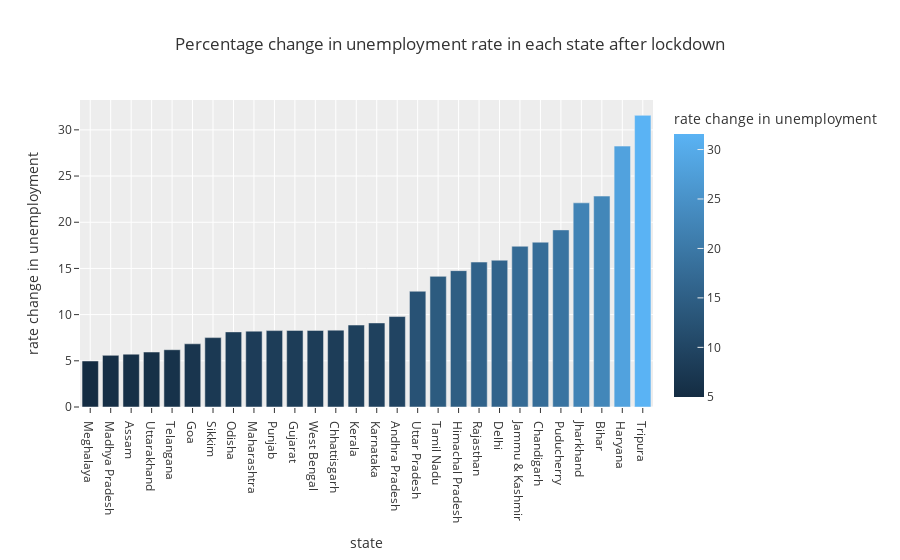

The notebook cell saved with this chart:
### Code cell
import plotly.express as px

fig = px.bar(lockdown, x='state', y='rate change in unemployment', color='rate change in unemployment',
             title='Percentage change in unemployment rate in each state after lockdown', template='ggplot2')
fig.update_layout(xaxis={'categoryorder':'total ascending'})
fig.show()

### Figure 1 — Plotly figure (JSON) as saved in the notebook; plotly's stock layout.template omitted (floating-point values rounded to 4 significant figures)
{"data": [{"alignmentgroup": "True", "hovertemplate": "state=%{x}<br>rate change in unemployment=%{marker.color}<extra></extra>", "legendgroup": "", "marker": {"color": [9.79, 5.72, 22.83, 17.84, 8.32, 15.89, 6.84, 8.29, 28.24, 14.76, 17.4, 22.1, 9.1, 8.87, 5.59, 8.21, 4.98, 8.13, 19.17, 8.27, 15.69, 7.51, 14.14, 6.2, 31.57, 12.53, 5.95, 8.29], "coloraxis": "coloraxis", "pattern": {"shape": ""}}, "name": "", "offsetgroup": "", "orientation": "v", "showlegend": false, "textposition": "auto", "type": "bar", "x": ["Andhra Pradesh", "Assam", "Bihar", "Chandigarh", "Chhattisgarh", "Delhi", "Goa", "Gujarat", "Haryana", "Himachal Pradesh", "Jammu & Kashmir", "Jharkhand", "Karnataka", "Kerala", "Madhya Pradesh", "Maharashtra", "Meghalaya", "Odisha", "Puducherry", "Punjab", "Rajasthan", "Sikkim", "Tamil Nadu", "Telangana", "Tripura", "Uttar Pradesh", "Uttarakhand", "West Bengal"], "xaxis": "x", "y": [9.79, 5.72, 22.83, 17.84, 8.32, 15.89, 6.84, 8.29, 28.24, 14.76, 17.4, 22.1, 9.1, 8.87, 5.59, 8.21, 4.98, 8.13, 19.17, 8.27, 15.69, 7.51, 14.14, 6.2, 31.57, 12.53, 5.95, 8.29], "yaxis": "y"}], "layout": {"barmode": "relative", "coloraxis": {"colorbar": {"title": {"text": "rate change in unemployment"}}, "colorscale": [[0, "rgb(20,44,66)"], [1, "rgb(90,179,244)"]]}, "legend": {"tracegroupgap": 0}, "title": {"text": "Percentage change in unemployment rate in each state after lockdown"}, "xaxis": {"anchor": "y", "categoryorder": "total ascending", "domain": [0, 1], "title": {"text": "state"}}, "yaxis": {"anchor": "x", "domain": [0, 1], "title": {"text": "rate change in unemployment"}}}}
